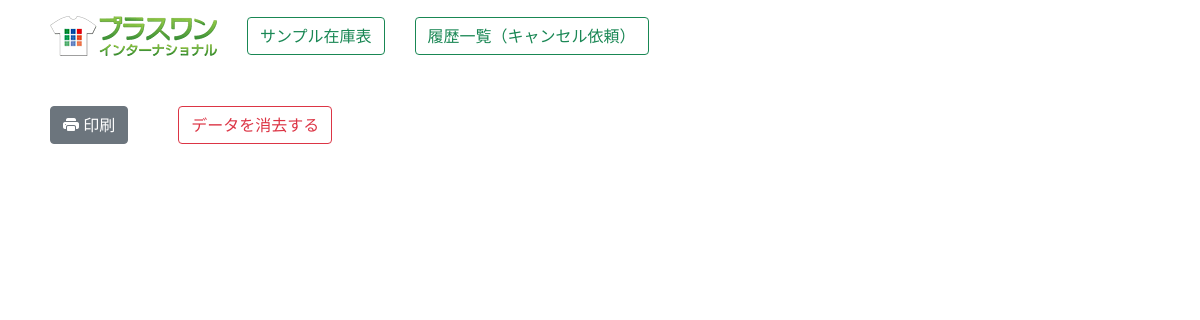
The page /zaiko2/label_print/ on the database as committed earlier.
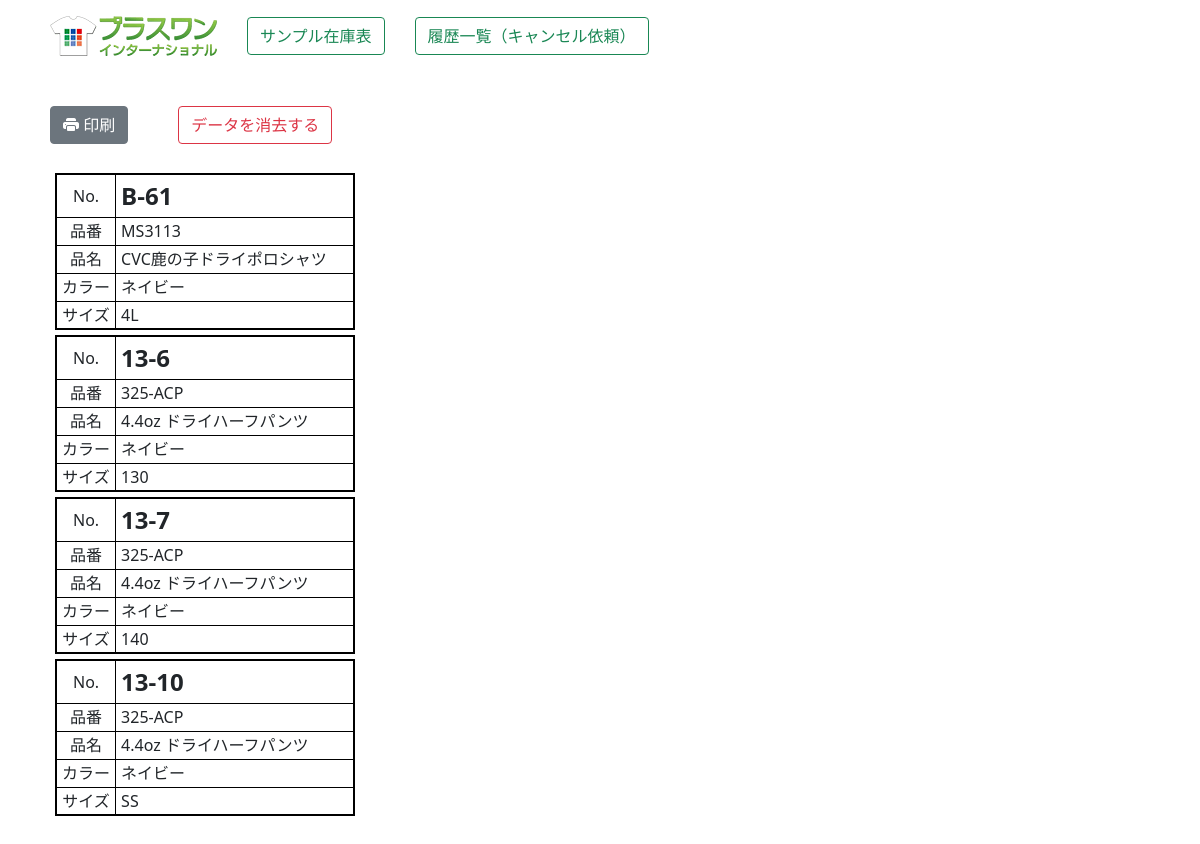
The same page on the database as committed later.
### zaiko/models.py (models this page shows, shortened)
class Label(models.Model):
    sample_num=models.CharField("サンプルNo",max_length=20)
    shouhin_num=models.CharField("商品番号",max_length=20)
    shouhin_name=models.CharField("商品名",max_length=255)
    color=models.CharField("カラー",max_length=255)
    size=models.CharField("サイズ",max_length=20)

### zaiko2/views.py (the view)
# urls.py: path('label_print/', label_print, name="label_print"),
def label_print(request):
    items=Label.objects.all()
    if items.count() > 16:
        items1=items[:8]
        items2=items[7:16]
        items3=items[15:]
        params={"items1":items1,"items2":items2,"items3":items3,"col":3}
    elif items.count() >8:
        items1=items[:8]
        items2=items[8:16]
        params={"items1":items1,"items2":items2,"col":2}
    else:
        items1=items[:8]
        params={"items1":items1,"col":1}
    kanri=0
    if request.user.username == "p1masao":
        kanri=1
    params["kanri"]=kanri
    return render(request,"zaiko2/label.html",params)

### zaiko2/templates/zaiko2/label.html (shortened to what this page needs)
{% load static %}
<!DOCTYPE html>
<html lang="ja">
<head>
    <link rel="stylesheet" href="{% static 'main.css' %}">
    <link href="https://cdn.jsdelivr.net/npm/bootstrap@5.0.2/dist/css/bootstrap.min.css" rel="stylesheet">
    <link rel="stylesheet" href="https://cdn.jsdelivr.net/npm/bootstrap-icons@1.8.0/font/bootstrap-icons.css">
</head>
<body>
    <div class="container mt-3 mb-5">
        <div style="margin: 0 auto; justify-content: center; width: 1100px;">
            {% include "zaiko/menu.html" with kanri=kanri %}
            <div class="flex2" style="margin-top: 50px;">
                <div><button type="button" class="btn btn-secondary" id="print"><i class="bi bi-printer-fill"></i> 印刷</button></div>
                <div style="margin-left: 50px;">
                    <a href="{% url 'zaiko2:label_del' %}">
                        <button type="button" class="btn btn-outline-danger" onclick="return confirm('本当に消去しますか？')" >データを消去する</button>
                    </a>
                </div>
            </div>
            <div class="flex_print mt-4">
                <div>
                    <div style="width:310px; display: inline;">
                        {% for i in items1 %}
                        <table style="width:300px;margin: 5px;border: #000000 2px solid;">
                            <tr><td style="width: 20%; height: 43px; text-align: center;">No.</td><td style="width: 80%;font-weight: bold;font-size: 1.5em;padding-left: 5px;">{{i.sample_num}}</td></tr>
                            <tr><td style="height: 28px;text-align: center;">品番</td><td style="padding-left: 5px;">{{i.shouhin_num}}</td></tr>
                            <tr><td style="height: 28px;text-align: center;">品名</td><td style="padding-left: 5px;">{{i.shouhin_name}}</td></tr>
                            <tr><td style="height: 28px;text-align: center;">カラー</td><td style="padding-left: 5px;">{{i.color}}</td></tr>
                            <tr><td style="height: 28px;text-align: center;;">サイズ</td><td style="padding-left: 5px;">{{i.size}}</td></tr>
                        </table>
                        {% endfor %}
                    </div>
                </div>
            </div>
        </div>
    </div>
</body>
</html>

### zaiko/templates/zaiko/menu.html (shortened to what this page needs)
{% load static %}
<div class="menu">
    <div>
        <a href="https://www.p1-intl.com/" target="_blank"><img src="{% static 'logo.webp' %}"></a>
    </div>
    <div style="margin-left: 30px;">
        <a href="{% url 'zaiko:index' %}"><button type="button" class="btn btn-outline-success">サンプル在庫表</button></a>
    </div>
    <div style="margin-left: 30px;">
        <a href="{% url 'zaiko:irai_rireki' %}"><button type="button" class="btn btn-outline-success">履歴一覧（キャンセル依頼）</button></a>
    </div>
</div>

### zaiko/static/main.css (style rules this page uses)
.flex2,.menu { display: flex; flex-wrap: wrap; align-items: center; }
.flex_print { display: flex; flex-wrap: wrap; margin: 0 auto; }
.menu { width: 1100px; margin: 0 auto; }

### zaiko2/templates/zaiko2/label.html (style rules this page uses)
table, td, th { border: 1px #000000 solid; font-size:auto; }

Rows that differ between the two databases and show on the page:
added Label: sample_num "B-61", shouhin_num "MS3113", shouhin_name "CVC鹿の子ドライポロシャツ", color "ネイビー", size "4L"
added Label: sample_num "13-6", shouhin_num "325-ACP", shouhin_name "4.4oz ドライハーフパンツ", color "ネイビー", size "130"
added Label: sample_num "13-7", shouhin_num "325-ACP", shouhin_name "4.4oz ドライハーフパンツ", color "ネイビー", size "140"
added Label: sample_num "13-10", shouhin_num "325-ACP", shouhin_name "4.4oz ドライハーフパンツ", color "ネイビー", size "SS"
